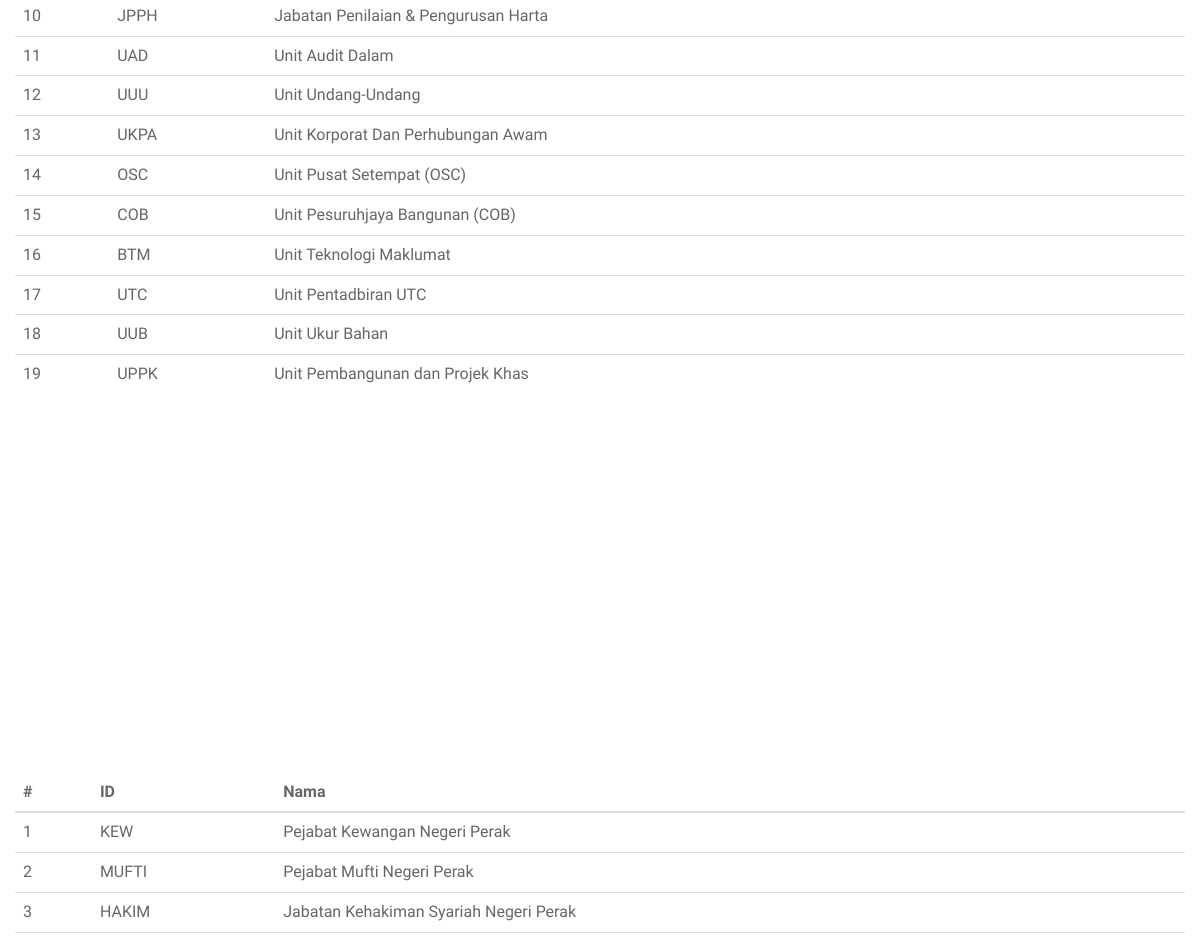
/senarai.php (middle part), run on an earlier commit of the app's database.
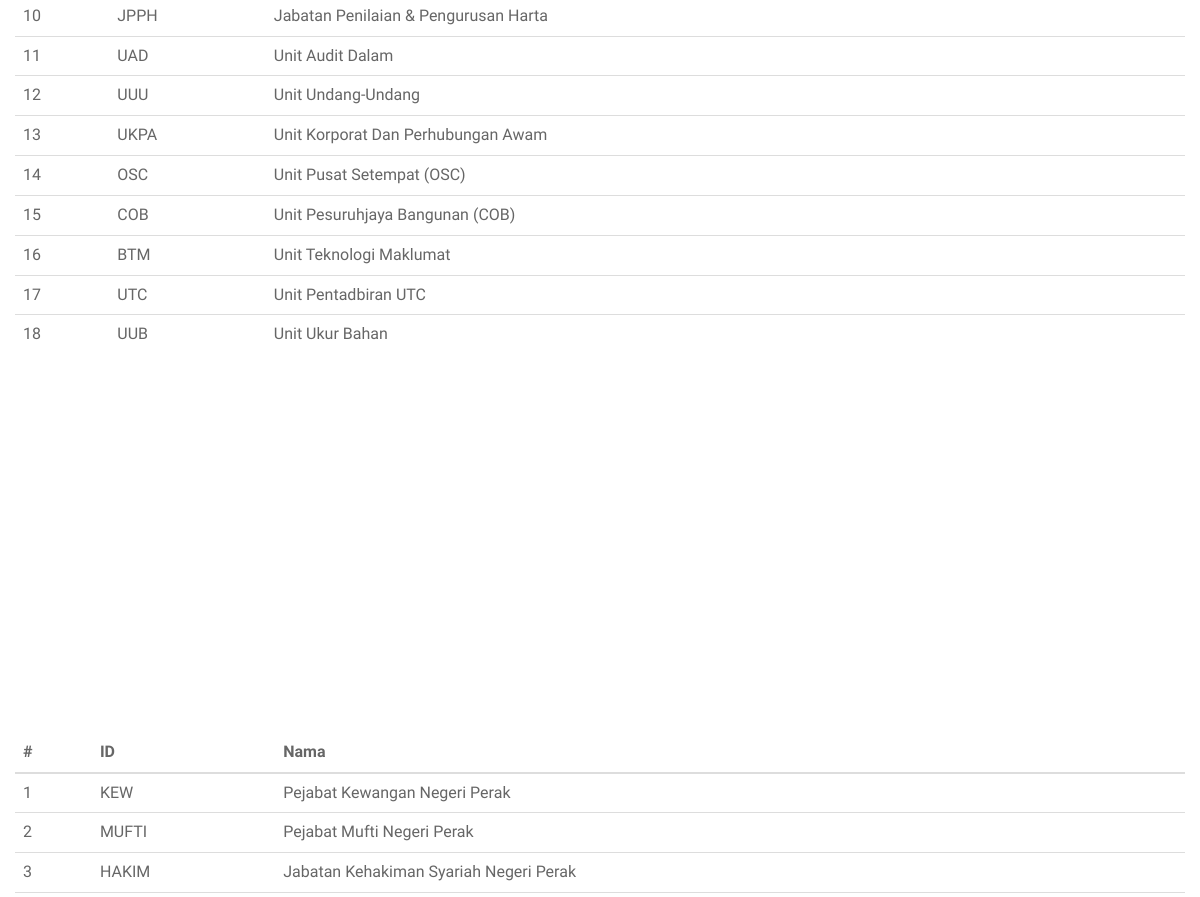
And on a later commit of the database.
### tables this page shows
CREATE TABLE `jab` (
  `id` int(11) NOT NULL,
  `jab_id` varchar(15) NOT NULL,
  `jab_nama` varchar(191) NOT NULL
);

CREATE TABLE `agensi` (
  `id` int(11) NOT NULL,
  `agensi_id` varchar(15) NOT NULL,
  `agensi_nama` varchar(191) NOT NULL
);

### senarai.php (the view, shortened to what this page needs)
<?php include "head.php"; ?>
<body id="page-top" data-spy="scroll" data-target=".navbar-custom">
<section id="jab" class="home-section color-dark bg-white">
    <div class="container">
      <div class="row">
        <table class="table table-hover table-dark">
          <tbody>
          <?php
            require_once('connection.php');
            $result = $conn->prepare("SELECT * FROM jab");
            $result->execute();
            for($i=0; $row = $result->fetch(); $i++){
          ?>
            <tr>
            <td><?php echo $row['id'];?></td>
            <td><?php echo $row['jab_id']; ?></td>
            <td><?php echo $row['jab_nama']; ?></td>
            </tr>
          <?php } ?>
          </tbody>
        </table>
      </div>
    </div>
  </section>
<section id="agensi" class="home-section color-dark bg-white">
    <div class="container marginbot-50">
      <div class="row">
        <div class="col-lg-8 col-lg-offset-2">
          <div class="animatedParent">
          </div>
        </div>
      </div>
    </div>
    <div class="container">
      <div class="row">
        <table class="table table-hover table-dark">
          <thead>
            <tr>
            <th scope="col">#</th>
            <th scope="col">ID</th>
            <th scope="col">Nama</th>
            </tr>
          </thead>
          <tbody>
          <?php
            require_once('connection.php');
            $result = $conn->prepare("SELECT * FROM agensi");
            $result->execute();
            for($i=0; $row = $result->fetch(); $i++){
          ?>
            <tr>
            <td><?php echo $row['id'];?></td>
            <td><?php echo $row['agensi_id']; ?></td>
            <td><?php echo $row['agensi_nama']; ?></td>
            </tr>
          <?php } ?>
          </tbody>
        </table>
      </div>
    </div>
  </section>
</body>
</html>

### head.php (shortened to what this page needs)
<!DOCTYPE html>
<html lang="en">
<head>
	<link href="//maxcdn.bootstrapcdn.com/bootstrap/3.3.7/css/bootstrap.min.css" rel="stylesheet">
  <link href="font-awesome/css/font-awesome.min.css" rel="stylesheet" type="text/css" />
  <link href="css/nivo-lightbox.css" rel="stylesheet" />
  <link href="css/nivo-lightbox-theme/default/default.css" rel="stylesheet" type="text/css" />
  <link href="css/animations.css" rel="stylesheet" />
  <link href="css/style.css" rel="stylesheet">
  <link href="color/default.css" rel="stylesheet">
			<link href="https://cdnjs.cloudflare.com/ajax/libs/fullcalendar/3.1.0/fullcalendar.min.css" rel="stylesheet" />
			<link href="./css/jquery-ui.css" rel="stylesheet">
      <link rel="stylesheet" href="https://ajax.googleapis.com/ajax/libs/jqueryui/1.12.1/themes/smoothness/jquery-ui.css">
      <link href="css/chosen.min.css" rel="stylesheet" />
			<link rel="stylesheet" href="./css/bootstrap-clockpicker.css">
</head>

### css/style.css (style rules this page uses)
* { padding:0; margin:0; }
body { width: 100%; height: 100%; font-family: 'Ek Mukta', sans-serif; font-weight: 300; color: #666; background-color: #fff; font-size: 16px; line-height: 1.6em; font-weight: 400; overflow-x: hidden; }
html { width: 100%; height: 100%; }
.marginbot-50 { margin-bottom:50px !important; }
.home-section { padding-top: 150px; padding-bottom: 110px; display:block; position:relative; z-index:120; }
.bg-white { background: #fff; }
section { overflow: hidden !important; }

What changed in the data, as far as the page shows it:
removed jab: id "19", jab "UPPK", jab_nama "Unit Pembangunan dan Projek Khas"
